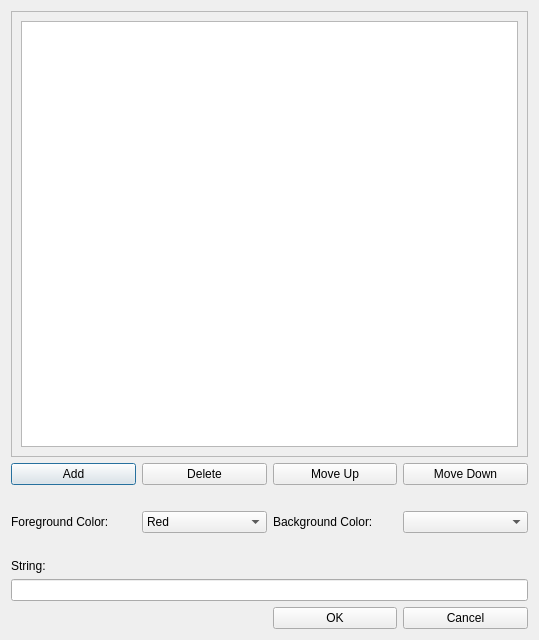
<?xml version="1.0" encoding="UTF-8"?>
<ui version="4.0">
 <class>HighlightDialog</class>
 <widget class="QDialog" name="HighlightDialog">
  <property name="geometry">
   <rect>
    <x>0</x>
    <y>0</y>
    <width>539</width>
    <height>640</height>
   </rect>
  </property>
  <property name="minimumSize">
   <size>
    <width>539</width>
    <height>640</height>
   </size>
  </property>
  <property name="maximumSize">
   <size>
    <width>539</width>
    <height>640</height>
   </size>
  </property>
  <property name="windowTitle">
   <string>Highlighting</string>
  </property>
  <layout class="QGridLayout" name="gridLayout">
   <item row="2" column="0" colspan="4">
    <spacer name="horizontalSpacer">
     <property name="orientation">
      <enum>Qt::Horizontal</enum>
     </property>
     <property name="sizeHint" stdset="0">
      <size>
       <width>40</width>
       <height>20</height>
      </size>
     </property>
    </spacer>
   </item>
   <item row="3" column="1">
    <widget class="QComboBox" name="foregroungComboBox">
     <item>
      <property name="text">
       <string>Red</string>
      </property>
     </item>
     <item>
      <property name="text">
       <string>Black</string>
      </property>
     </item>
    </widget>
   </item>
   <item row="3" column="0">
    <widget class="QLabel" name="foregroundLabel">
     <property name="text">
      <string>Foreground Color:</string>
     </property>
    </widget>
   </item>
   <item row="1" column="0">
    <widget class="QPushButton" name="addButton">
     <property name="sizePolicy">
      <sizepolicy hsizetype="Preferred" vsizetype="Preferred">
       <horstretch>0</horstretch>
       <verstretch>0</verstretch>
      </sizepolicy>
     </property>
     <property name="text">
      <string>Add</string>
     </property>
    </widget>
   </item>
   <item row="5" column="0" colspan="4">
    <widget class="QLabel" name="stringLabel">
     <property name="text">
      <string>String:</string>
     </property>
    </widget>
   </item>
   <item row="3" column="2">
    <widget class="QLabel" name="backgroundLabel">
     <property name="text">
      <string>Background Color:</string>
     </property>
    </widget>
   </item>
   <item row="1" column="2">
    <widget class="QPushButton" name="moveUpButton">
     <property name="sizePolicy">
      <sizepolicy hsizetype="Preferred" vsizetype="Preferred">
       <horstretch>0</horstretch>
       <verstretch>0</verstretch>
      </sizepolicy>
     </property>
     <property name="text">
      <string>Move Up</string>
     </property>
    </widget>
   </item>
   <item row="3" column="3">
    <widget class="QComboBox" name="backgroungComboBox"/>
   </item>
   <item row="6" column="0" colspan="4">
    <widget class="QLineEdit" name="stringLineEdit"/>
   </item>
   <item row="1" column="3">
    <widget class="QPushButton" name="moveDownButton">
     <property name="sizePolicy">
      <sizepolicy hsizetype="Preferred" vsizetype="Preferred">
       <horstretch>0</horstretch>
       <verstretch>0</verstretch>
      </sizepolicy>
     </property>
     <property name="text">
      <string>Move Down</string>
     </property>
    </widget>
   </item>
   <item row="4" column="0" colspan="4">
    <spacer name="horizontalSpacer_2">
     <property name="orientation">
      <enum>Qt::Horizontal</enum>
     </property>
     <property name="sizeHint" stdset="0">
      <size>
       <width>40</width>
       <height>20</height>
      </size>
     </property>
    </spacer>
   </item>
   <item row="1" column="1">
    <widget class="QPushButton" name="deleteButton">
     <property name="sizePolicy">
      <sizepolicy hsizetype="Preferred" vsizetype="Preferred">
       <horstretch>0</horstretch>
       <verstretch>0</verstretch>
      </sizepolicy>
     </property>
     <property name="text">
      <string>Delete</string>
     </property>
    </widget>
   </item>
   <item row="0" column="0" colspan="4">
    <widget class="QScrollArea" name="highlightScrollArea">
     <property name="widgetResizable">
      <bool>true</bool>
     </property>
     <widget class="QWidget" name="scrollAreaWidgetContents">
      <property name="geometry">
       <rect>
        <x>0</x>
        <y>0</y>
        <width>519</width>
        <height>421</height>
       </rect>
      </property>
      <layout class="QVBoxLayout" name="verticalLayout">
       <item>
        <widget class="QListView" name="highlightListView"/>
       </item>
      </layout>
     </widget>
    </widget>
   </item>
   <item row="7" column="2">
    <widget class="QPushButton" name="okButton">
     <property name="text">
      <string>OK</string>
     </property>
    </widget>
   </item>
   <item row="7" column="3">
    <widget class="QPushButton" name="cancelButton">
     <property name="text">
      <string>Cancel</string>
     </property>
    </widget>
   </item>
  </layout>
 </widget>
 <resources/>
 <connections/>
</ui>
